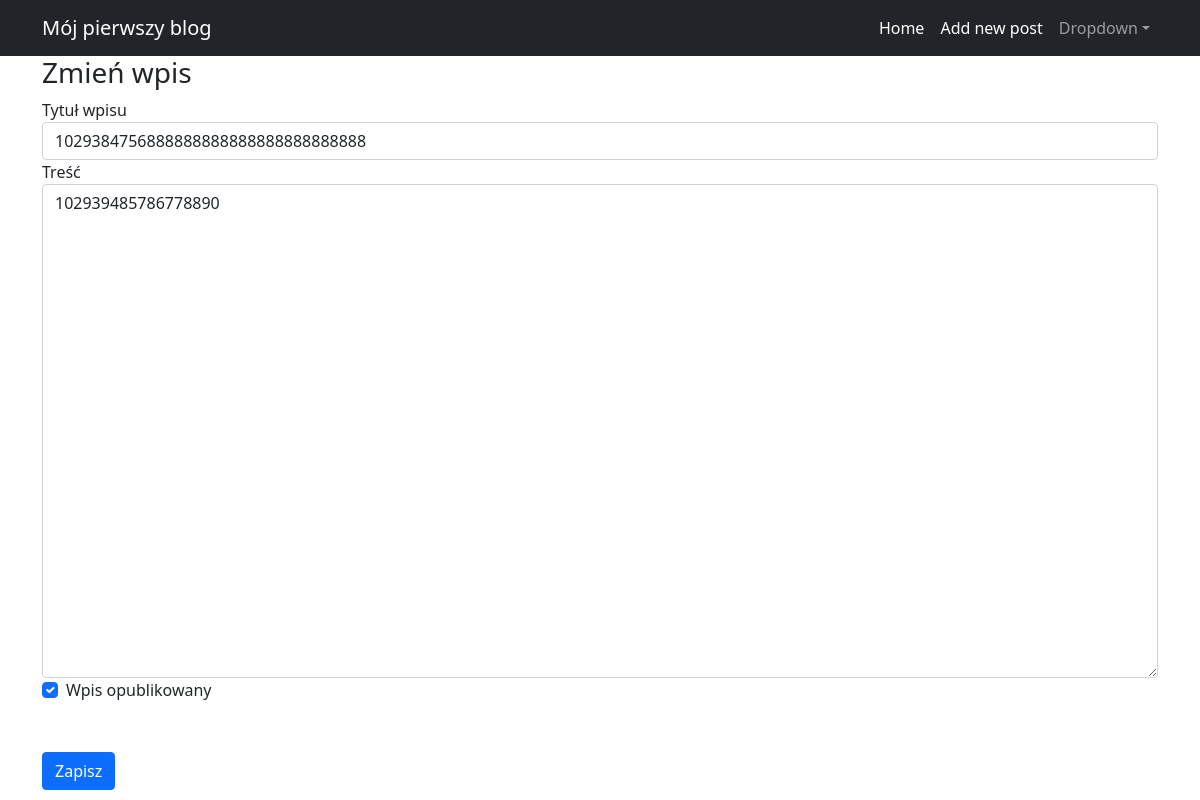
The page /editpost/37 on the database its author committed.
### ap/models.py (models this page shows)
class Post(db.Model):
    id = db.Column(db.Integer, primary_key=True)
    title = db.Column(db.String(100), nullable=False)
    body = db.Column(db.Text, nullable=False)
    pub_date = db.Column(db.DateTime, nullable=False,
        default=datetime.datetime.utcnow)
    is_published = db.Column(db.Boolean, default=False)

### ap/routes.py (the view, shortened to what this page needs)
@app.route("/editpost/<int:post_id>", methods=["GET", "POST"])
def edit_post(post_id):
    post = Post.query.filter_by(id=post_id).first_or_404()
    form = PostForm(obj=post)
    errors = None
    return render_template("editpostform.html", form=form, errors=errors)

### ap/forms.py
class PostForm(FlaskForm):
    title = StringField('Title', validators=[DataRequired()])
    body = TextAreaField('Content', validators=[DataRequired()])
    is_published = BooleanField('Is Published?')

### ap/templates/editpostform.html (shortened to what this page needs)
{% extends "base.html" %}
{% block content %}
<h3>
    Zmień wpis
</h3>
<form method="POST" action="">
    <div class="form-group">
        <label for="title">Tytuł wpisu</label>
        {{ form.title(class_="form-control") }}
    </div>
    <div class="form-group">
        <label for="body">Treść</label>
        {{ form.body(class_="form-control", cols="100", rows="20") }}
    </div>
    <div class="form-check">
        {{ form.is_published(class_="form-check-input") }}
        <label class="form-check-label" for="is_published">Wpis opublikowany</label>
    </div>
    <button type="submit" class="btn btn-primary mt-5">Zapisz</button>
 </form>
{% endblock %}

### rows shown on the page
Post: title "1029384756888888888888888888888888", body "102939485786778890", is_published "☑"
